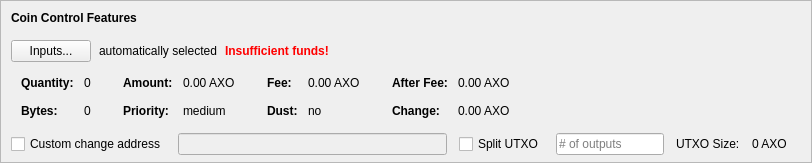
    <widget class="QFrame" name="frameCoinControl">
     <property name="sizePolicy">
      <sizepolicy hsizetype="Expanding" vsizetype="Expanding">
       <horstretch>0</horstretch>
       <verstretch>0</verstretch>
      </sizepolicy>
     </property>
     <property name="maximumSize">
      <size>
       <width>16777215</width>
       <height>16777215</height>
      </size>
     </property>
     <property name="frameShape">
      <enum>QFrame::StyledPanel</enum>
     </property>
     <property name="frameShadow">
      <enum>QFrame::Sunken</enum>
     </property>
     <layout class="QVBoxLayout" name="verticalLayoutCoinControl2">
      <property name="spacing">
       <number>0</number>
      </property>
      <property name="leftMargin">
       <number>0</number>
      </property>
      <property name="topMargin">
       <number>0</number>
      </property>
      <property name="rightMargin">
       <number>0</number>
      </property>
      <property name="bottomMargin">
       <number>6</number>
      </property>
      <item>
       <layout class="QVBoxLayout" name="verticalLayoutCoinControl" stretch="0,0,0,0,1">
        <property name="spacing">
         <number>0</number>
        </property>
        <property name="leftMargin">
         <number>10</number>
        </property>
        <property name="topMargin">
         <number>10</number>
        </property>
        <item>
         <layout class="QHBoxLayout" name="horizontalLayoutCoinControl1">
          <property name="bottomMargin">
           <number>15</number>
          </property>
          <item>
           <widget class="QLabel" name="labelCoinControlFeatures">
            <property name="sizePolicy">
             <sizepolicy hsizetype="Preferred" vsizetype="Maximum">
              <horstretch>0</horstretch>
              <verstretch>0</verstretch>
             </sizepolicy>
            </property>
            <property name="font">
             <font>
              <weight>75</weight>
              <bold>true</bold>
             </font>
            </property>
            <property name="styleSheet">
             <string notr="true">font-weight:bold;</string>
            </property>
            <property name="text">
             <string>Coin Control Features</string>
            </property>
           </widget>
          </item>
         </layout>
        </item>
        <item>
         <layout class="QHBoxLayout" name="horizontalLayoutCoinControl2" stretch="0,0,0,0">
          <property name="spacing">
           <number>8</number>
          </property>
          <property name="bottomMargin">
           <number>10</number>
          </property>
          <item>
           <widget class="QPushButton" name="pushButtonCoinControl">
            <property name="styleSheet">
             <string notr="true"/>
            </property>
            <property name="text">
             <string>Inputs...</string>
            </property>
            <property name="autoDefault">
             <bool>false</bool>
            </property>
           </widget>
          </item>
          <item>
           <widget class="QLabel" name="labelCoinControlAutomaticallySelected">
            <property name="text">
             <string>automatically selected</string>
            </property>
            <property name="margin">
             <number>5</number>
            </property>
           </widget>
          </item>
          <item>
           <widget class="QLabel" name="labelCoinControlInsuffFunds">
            <property name="font">
             <font>
              <weight>75</weight>
              <bold>true</bold>
             </font>
            </property>
            <property name="styleSheet">
             <string notr="true">color:red;font-weight:bold;</string>
            </property>
            <property name="text">
             <string>Insufficient funds!</string>
            </property>
            <property name="margin">
             <number>5</number>
            </property>
           </widget>
          </item>
          <item>
           <spacer name="horizontalSpacerCoinControl">
            <property name="orientation">
             <enum>Qt::Horizontal</enum>
            </property>
            <property name="sizeHint" stdset="0">
             <size>
              <width>40</width>
              <height>1</height>
             </size>
            </property>
           </spacer>
          </item>
         </layout>
        </item>
        <item>
         <widget class="QWidget" name="widgetCoinControl" native="true">
          <property name="sizePolicy">
           <sizepolicy hsizetype="Preferred" vsizetype="Preferred">
            <horstretch>0</horstretch>
            <verstretch>0</verstretch>
           </sizepolicy>
          </property>
          <property name="minimumSize">
           <size>
            <width>0</width>
            <height>0</height>
           </size>
          </property>
          <property name="styleSheet">
           <string notr="true"/>
          </property>
          <layout class="QHBoxLayout" name="horizontalLayoutCoinControl5">
           <property name="leftMargin">
            <number>0</number>
           </property>
           <property name="topMargin">
            <number>0</number>
           </property>
           <property name="rightMargin">
            <number>0</number>
           </property>
           <property name="bottomMargin">
            <number>0</number>
           </property>
           <item>
            <layout class="QHBoxLayout" name="horizontalLayoutCoinControl3" stretch="0,0,0,1">
             <property name="spacing">
              <number>20</number>
             </property>
             <property name="topMargin">
              <number>0</number>
             </property>
             <property name="bottomMargin">
              <number>10</number>
             </property>
             <item>
              <layout class="QFormLayout" name="formLayoutCoinControl1">
               <property name="horizontalSpacing">
                <number>10</number>
               </property>
               <property name="verticalSpacing">
                <number>14</number>
               </property>
               <property name="leftMargin">
                <number>10</number>
               </property>
               <property name="topMargin">
                <number>4</number>
               </property>
               <property name="rightMargin">
                <number>6</number>
               </property>
               <item row="0" column="0">
                <widget class="QLabel" name="labelCoinControlQuantityText">
                 <property name="font">
                  <font>
                   <weight>75</weight>
                   <bold>true</bold>
                  </font>
                 </property>
                 <property name="text">
                  <string>Quantity:</string>
                 </property>
                 <property name="margin">
                  <number>0</number>
                 </property>
                </widget>
               </item>
               <item row="0" column="1">
                <widget class="QLabel" name="labelCoinControlQuantity">
                 <property name="cursor">
                  <cursorShape>IBeamCursor</cursorShape>
                 </property>
                 <property name="contextMenuPolicy">
                  <enum>Qt::ActionsContextMenu</enum>
                 </property>
                 <property name="text">
                  <string notr="true">0</string>
                 </property>
                 <property name="margin">
                  <number>0</number>
                 </property>
                 <property name="textInteractionFlags">
                  <set>Qt::LinksAccessibleByMouse|Qt::TextSelectableByKeyboard|Qt::TextSelectableByMouse</set>
                 </property>
                </widget>
               </item>
               <item row="1" column="0">
                <widget class="QLabel" name="labelCoinControlBytesText">
                 <property name="font">
                  <font>
                   <weight>75</weight>
                   <bold>true</bold>
                  </font>
                 </property>
                 <property name="text">
                  <string>Bytes:</string>
                 </property>
                </widget>
               </item>
               <item row="1" column="1">
                <widget class="QLabel" name="labelCoinControlBytes">
                 <property name="cursor">
                  <cursorShape>IBeamCursor</cursorShape>
                 </property>
                 <property name="contextMenuPolicy">
                  <enum>Qt::ActionsContextMenu</enum>
                 </property>
                 <property name="text">
                  <string notr="true">0</string>
                 </property>
                 <property name="textInteractionFlags">
                  <set>Qt::LinksAccessibleByMouse|Qt::TextSelectableByKeyboard|Qt::TextSelectableByMouse</set>
                 </property>
                </widget>
               </item>
              </layout>
             </item>
             <item>
              <layout class="QFormLayout" name="formLayoutCoinControl2">
               <property name="horizontalSpacing">
                <number>10</number>
               </property>
               <property name="verticalSpacing">
                <number>14</number>
               </property>
               <property name="leftMargin">
                <number>6</number>
               </property>
               <property name="topMargin">
                <number>4</number>
               </property>
               <property name="rightMargin">
                <number>6</number>
               </property>
               <item row="0" column="0">
                <widget class="QLabel" name="labelCoinControlAmountText">
                 <property name="font">
                  <font>
                   <weight>75</weight>
                   <bold>true</bold>
                  </font>
                 </property>
                 <property name="text">
                  <string>Amount:</string>
                 </property>
                 <property name="margin">
                  <number>0</number>
                 </property>
                </widget>
               </item>
               <item row="0" column="1">
                <widget class="QLabel" name="labelCoinControlAmount">
                 <property name="cursor">
                  <cursorShape>IBeamCursor</cursorShape>
                 </property>
                 <property name="contextMenuPolicy">
                  <enum>Qt::ActionsContextMenu</enum>
                 </property>
                 <property name="text">
                  <string notr="true">0.00 AXO</string>
                 </property>
                 <property name="textInteractionFlags">
                  <set>Qt::LinksAccessibleByMouse|Qt::TextSelectableByKeyboard|Qt::TextSelectableByMouse</set>
                 </property>
                </widget>
               </item>
               <item row="1" column="0">
                <widget class="QLabel" name="labelCoinControlPriorityText">
                 <property name="font">
                  <font>
                   <weight>75</weight>
                   <bold>true</bold>
                  </font>
                 </property>
                 <property name="text">
                  <string>Priority:</string>
                 </property>
                </widget>
               </item>
               <item row="1" column="1">
                <widget class="QLabel" name="labelCoinControlPriority">
                 <property name="cursor">
                  <cursorShape>IBeamCursor</cursorShape>
                 </property>
                 <property name="contextMenuPolicy">
                  <enum>Qt::ActionsContextMenu</enum>
                 </property>
                 <property name="text">
                  <string>medium</string>
                 </property>
                 <property name="textInteractionFlags">
                  <set>Qt::LinksAccessibleByMouse|Qt::TextSelectableByKeyboard|Qt::TextSelectableByMouse</set>
                 </property>
                </widget>
               </item>
              </layout>
             </item>
             <item>
              <layout class="QFormLayout" name="formLayoutCoinControl3">
               <property name="horizontalSpacing">
                <number>10</number>
               </property>
               <property name="verticalSpacing">
                <number>14</number>
               </property>
               <property name="leftMargin">
                <number>6</number>
               </property>
               <property name="topMargin">
                <number>4</number>
               </property>
               <property name="rightMargin">
                <number>6</number>
               </property>
               <item row="0" column="0">
                <widget class="QLabel" name="labelCoinControlFeeText">
                 <property name="font">
                  <font>
                   <weight>75</weight>
                   <bold>true</bold>
                  </font>
                 </property>
                 <property name="text">
                  <string>Fee:</string>
                 </property>
                 <property name="margin">
                  <number>0</number>
                 </property>
                </widget>
               </item>
               <item row="0" column="1">
                <widget class="QLabel" name="labelCoinControlFee">
                 <property name="cursor">
                  <cursorShape>IBeamCursor</cursorShape>
                 </property>
                 <property name="contextMenuPolicy">
                  <enum>Qt::ActionsContextMenu</enum>
                 </property>
                 <property name="text">
                  <string notr="true">0.00 AXO</string>
                 </property>
                 <property name="textInteractionFlags">
                  <set>Qt::LinksAccessibleByMouse|Qt::TextSelectableByKeyboard|Qt::TextSelectableByMouse</set>
                 </property>
                </widget>
               </item>
               <item row="1" column="0">
                <widget class="QLabel" name="labelCoinControlLowOutputText">
                 <property name="font">
                  <font>
                   <weight>75</weight>
                   <bold>true</bold>
                  </font>
                 </property>
                 <property name="text">
                  <string>Dust:</string>
                 </property>
                </widget>
               </item>
               <item row="1" column="1">
                <widget class="QLabel" name="labelCoinControlLowOutput">
                 <property name="cursor">
                  <cursorShape>IBeamCursor</cursorShape>
                 </property>
                 <property name="contextMenuPolicy">
                  <enum>Qt::ActionsContextMenu</enum>
                 </property>
                 <property name="text">
                  <string>no</string>
                 </property>
                 <property name="textInteractionFlags">
                  <set>Qt::LinksAccessibleByMouse|Qt::TextSelectableByKeyboard|Qt::TextSelectableByMouse</set>
                 </property>
                </widget>
               </item>
              </layout>
             </item>
             <item>
              <layout class="QFormLayout" name="formLayoutCoinControl4">
               <property name="horizontalSpacing">
                <number>10</number>
               </property>
               <property name="verticalSpacing">
                <number>14</number>
               </property>
               <property name="leftMargin">
                <number>6</number>
               </property>
               <property name="topMargin">
                <number>4</number>
               </property>
               <property name="rightMargin">
                <number>6</number>
               </property>
               <item row="0" column="0">
                <widget class="QLabel" name="labelCoinControlAfterFeeText">
                 <property name="font">
                  <font>
                   <weight>75</weight>
                   <bold>true</bold>
                  </font>
                 </property>
                 <property name="text">
                  <string>After Fee:</string>
                 </property>
                 <property name="margin">
                  <number>0</number>
                 </property>
                </widget>
               </item>
               <item row="0" column="1">
                <widget class="QLabel" name="labelCoinControlAfterFee">
                 <property name="cursor">
                  <cursorShape>IBeamCursor</cursorShape>
                 </property>
                 <property name="contextMenuPolicy">
                  <enum>Qt::ActionsContextMenu</enum>
                 </property>
                 <property name="text">
                  <string notr="true">0.00 AXO</string>
                 </property>
                 <property name="textInteractionFlags">
                  <set>Qt::LinksAccessibleByMouse|Qt::TextSelectableByKeyboard|Qt::TextSelectableByMouse</set>
                 </property>
                </widget>
               </item>
               <item row="1" column="0">
                <widget class="QLabel" name="labelCoinControlChangeText">
                 <property name="font">
                  <font>
                   <weight>75</weight>
                   <bold>true</bold>
                  </font>
                 </property>
                 <property name="text">
                  <string>Change:</string>
                 </property>
                </widget>
               </item>
               <item row="1" column="1">
                <widget class="QLabel" name="labelCoinControlChange">
                 <property name="cursor">
                  <cursorShape>IBeamCursor</cursorShape>
                 </property>
                 <property name="contextMenuPolicy">
                  <enum>Qt::ActionsContextMenu</enum>
                 </property>
                 <property name="text">
                  <string notr="true">0.00 AXO</string>
                 </property>
                 <property name="textInteractionFlags">
                  <set>Qt::LinksAccessibleByMouse|Qt::TextSelectableByKeyboard|Qt::TextSelectableByMouse</set>
                 </property>
                </widget>
               </item>
              </layout>
             </item>
            </layout>
           </item>
          </layout>
         </widget>
        </item>
        <item>
         <layout class="QHBoxLayout" name="horizontalLayoutCoinControl4" stretch="0,0,0,0,0,0,0">
          <property name="spacing">
           <number>12</number>
          </property>
          <property name="sizeConstraint">
           <enum>QLayout::SetDefaultConstraint</enum>
          </property>
          <property name="topMargin">
           <number>5</number>
          </property>
          <property name="rightMargin">
           <number>5</number>
          </property>
          <item>
           <widget class="QCheckBox" name="checkBoxCoinControlChange">
            <property name="toolTip">
             <string>If this is activated, but the change address is empty or invalid, change will be sent to a newly generated address.</string>
            </property>
            <property name="text">
             <string>Custom change address</string>
            </property>
           </widget>
          </item>
          <item>
           <widget class="QValidatedLineEdit" name="lineEditCoinControlChange">
            <property name="enabled">
             <bool>false</bool>
            </property>
            <property name="sizePolicy">
             <sizepolicy hsizetype="Expanding" vsizetype="Fixed">
              <horstretch>0</horstretch>
              <verstretch>0</verstretch>
             </sizepolicy>
            </property>
           </widget>
          </item>
          <item>
           <widget class="QCheckBox" name="splitBlockCheckBox">
            <property name="text">
             <string>Split UTXO</string>
            </property>
           </widget>
          </item>
          <item>
           <widget class="QLineEdit" name="splitBlockLineEdit">
            <property name="sizePolicy">
             <sizepolicy hsizetype="Fixed" vsizetype="Fixed">
              <horstretch>50</horstretch>
              <verstretch>0</verstretch>
             </sizepolicy>
            </property>
            <property name="placeholderText">
             <string># of outputs</string>
            </property>
           </widget>
          </item>
          <item>
           <widget class="QLabel" name="labelBlockSizeText">
            <property name="text">
             <string>UTXO Size:</string>
            </property>
           </widget>
          </item>
          <item>
           <widget class="QLabel" name="labelBlockSize">
            <property name="text">
             <string>0 AXO</string>
            </property>
           </widget>
          </item>
          <item>
           <widget class="QLabel" name="labelCoinControlChangeLabel">
            <property name="sizePolicy">
             <sizepolicy hsizetype="Preferred" vsizetype="Expanding">
              <horstretch>0</horstretch>
              <verstretch>0</verstretch>
             </sizepolicy>
            </property>
            <property name="minimumSize">
             <size>
              <width>0</width>
              <height>0</height>
             </size>
            </property>
            <property name="text">
             <string/>
            </property>
            <property name="margin">
             <number>3</number>
            </property>
           </widget>
          </item>
         </layout>
        </item>
        <item>
         <spacer name="verticalSpacerCoinControl">
          <property name="orientation">
           <enum>Qt::Vertical</enum>
          </property>
          <property name="sizeHint" stdset="0">
           <size>
            <width>800</width>
            <height>1</height>
           </size>
          </property>
         </spacer>
        </item>
       </layout>
      </item>
     </layout>
    </widget>
